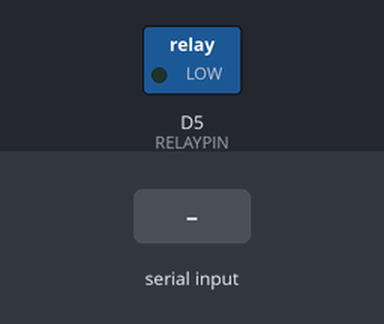
Bench run of a sketch on a simulated ESP8266 (NodeMCU). Shown: switched loads named in the sketch (green lamp = pin HIGH). The test bench sets the inputs (shaded band). WiFi joins after 1.5 s; servers stay silent unless stated; web services answer with replies made up by the test bench; what the sketch prints to the serial monitor is not drawn.

Above: at 2.8 s.
2.9 s: "90,45,200\n" received over the second serial link
At 4.0 s:
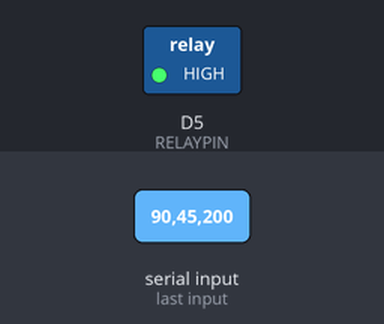
4.4 s: "1,90,45\n" received over the second serial link
At 5.1 s:
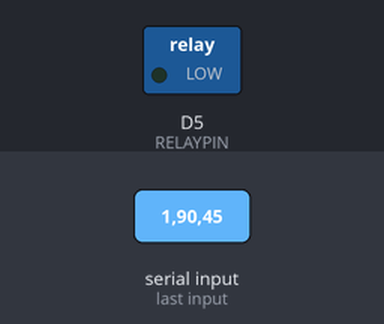
5.9 s: "30,150,10\n" received over the second serial link
At 6.3 s:
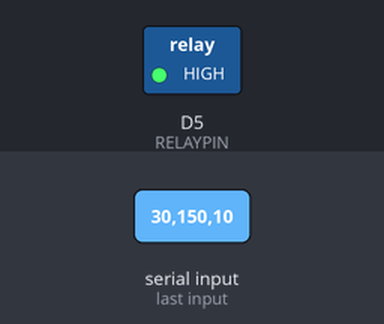
Timing chart, 0 to 8.9 s (numbered marks = the images above; inputs shaded):
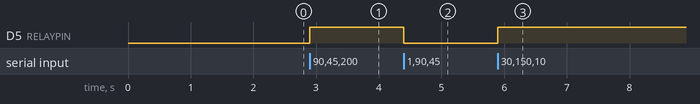

Measured:
- after the input at 2.9 s, D5 (RELAYPIN): LOW → HIGH at once
- after the input at 4.4 s, D5 (RELAYPIN): HIGH → LOW at once
- after the input at 5.9 s, D5 (RELAYPIN): LOW → HIGH at once

The sketch:

node_mcu.ino
```cpp
#include <ESP8266WiFi.h>
#include <SoftwareSerial.h>
#include <ESP8266HTTPClient.h> // For IFTTT

#define RELAYPIN D5       // Relay output
#define RX_PIN D6         // NodeMCU receives Arduino TX here
#define SERIAL_BAUD 9600  // Must match Arduino TX

const char* ssid = "Galaxy A03s b6b3";
const char* password = "gfut6454";
String apiKey = "D22T37BRMA3MFOTK";
const char* server = "api.thingspeak.com";

float temp, hum, dist;

// SoftwareSerial for Arduino communication
SoftwareSerial arduinoSerial(RX_PIN, D8); // RX=D6, TX unused

WiFiClient client;

// IFTTT Webhook settings
String iftttKey = "cdrShibkwHnsvPMoLaPWMh";
String iftttEvent = "sensor_alert";

void setup() {
  Serial.begin(115200);
  arduinoSerial.begin(SERIAL_BAUD);

  pinMode(RELAYPIN, OUTPUT);
  digitalWrite(RELAYPIN, LOW);

  // Connect WiFi
  WiFi.begin(ssid, password);
  Serial.print("Connecting to WiFi");
  while (WiFi.status() != WL_CONNECTED) {
    delay(200);
    Serial.print(".");
  }
  Serial.println("\nWiFi connected!");
}

void loop() {
  // Read from Arduino
  while (arduinoSerial.available()) {
    String data = arduinoSerial.readStringUntil('\n');
    data.trim();
    if (data.length() > 0) {
      int idx1 = data.indexOf(',');
      int idx2 = data.lastIndexOf(',');

      if (idx1 > 0 && idx2 > idx1) {
        temp = data.substring(0, idx1).toFloat();
        hum  = data.substring(idx1 + 1, idx2).toFloat();
        dist = data.substring(idx2 + 1).toFloat();

        Serial.print("Temp: "); Serial.print(temp);
        Serial.print(" C, Hum: "); Serial.print(hum);
        Serial.print("%, Dist: "); Serial.println(dist);

        // Relay logic
        bool relayState = false;
        if (temp > 20.0) {
          digitalWrite(RELAYPIN, HIGH);
          relayState = true;
        } else {
          digitalWrite(RELAYPIN, LOW);
          relayState = false;
        }

        sendToThingSpeak(relayState);

        // IFTTT alert if thresholds exceeded
        if (temp > 35 || dist < 5) {
          sendIFTTTAlert(temp, dist);
        }
      }
    }
  }
}

// Send sensor data + relay state to ThingSpeak
void sendToThingSpeak(bool relayState) {
  if (client.connect(server, 80)) {
    String postStr = "api_key=" + apiKey;
    postStr += "&field1=" + String(temp);
    postStr += "&field2=" + String(hum);
    postStr += "&field3=" + String(dist);
    postStr += "&field4=" + String(relayState ? 1 : 0); // Relay state

    client.print("POST /update HTTP/1.1\r\n");
    client.print("Host: api.thingspeak.com\r\n");
    client.print("Connection: close\r\n");
    client.print("Content-Type: application/x-www-form-urlencoded\r\n");
    client.print("Content-Length: ");
    client.print(postStr.length());
    client.print("\r\n\r\n");
    client.print(postStr);

    Serial.println("Data + relay state sent to ThingSpeak!");
  }
  client.stop();
}

// Send alert via IFTTT webhook
void sendIFTTTAlert(float tempVal, float distVal) {
  if (WiFi.status() == WL_CONNECTED) {
    HTTPClient http;
    String url = "http://maker.ifttt.com/trigger/" + iftttEvent + "/with/key/" + iftttKey;
    url += "?value1=Temp:" + String(tempVal) + "&value2=Dist:" + String(distVal);

    http.begin(client, url);
    int httpCode = http.GET();
    if (httpCode == 200) Serial.println(" IFTTT alert sent!");
    else Serial.println(" IFTTT alert failed");
    http.end();
  }
}
```
